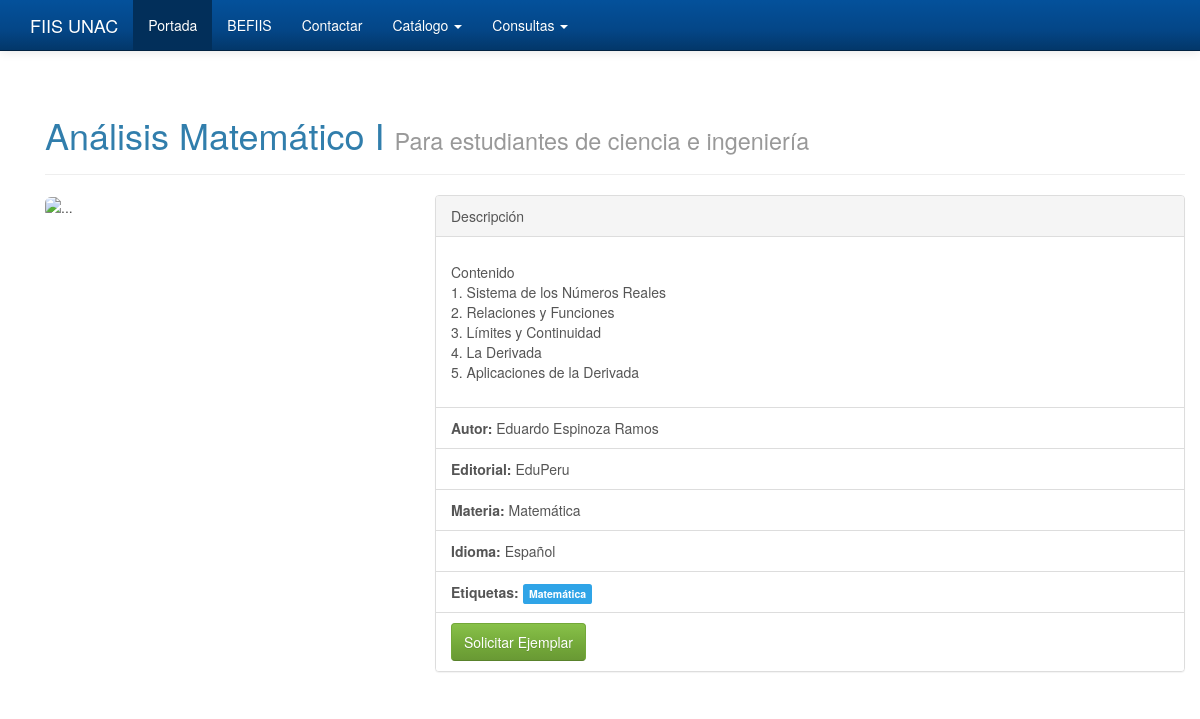
Screenshot of /biblioteca/detalle/analisis-matematico-i/ with the database file from the repository.
### biblioteca/models.py (models this page shows, shortened)
class Libro(models.Model):
	titulo = models.CharField(max_length=100)
	subtitulo = models.CharField(max_length=200)
	editorial = models.ForeignKey(Editorial)
	autor = models.ForeignKey(Autor)
	materia = models.ForeignKey(Materia)
	idioma = models.ForeignKey(Idioma)
	cantidad = models.IntegerField()
	descripcion = models.TextField()
	portada = ImageWithThumbsField(upload_to='portadas',null=True, sizes=((250,300),(125,150)))
	calificacion = models.FloatField()
	etiqueta = models.ManyToManyField(Etiqueta)
	slug = models.SlugField(null=True, blank=True)
	class Meta:
		verbose_name = "Libro"
		verbose_name_plural = "Libros"

class Autor(models.Model):
	nombre = models.CharField(max_length=50)
	class Meta:
		verbose_name = "Autor"
		verbose_name_plural = "Autores"
	def __unicode__(self):
		return self.nombre

class Editorial(models.Model):
	class Meta:
		verbose_name = "Editorial"
		verbose_name_plural = "Editoriales"
	nombre = models.CharField(max_length=100)
	pais = models.CharField(max_length=100)
	ciudad = models.CharField(max_length=50)
	def __unicode__(self):
		return self.nombre

class Materia(models.Model):
	nombre = models.CharField(max_length=50)
	class Meta:
		verbose_name = "Materia"
		verbose_name_plural = "Materias"
	def __unicode__(self):
		return self.nombre

class Idioma(models.Model):
	nombre = models.CharField(max_length=50)
	iniciales = models.CharField(max_length=10)
	class Meta:
		verbose_name = "Idioma"
		verbose_name_plural = "Idiomas"
	def __unicode__(self):
		return self.nombre

class Etiqueta(models.Model):
	nombre = models.CharField(max_length=50)
	class Meta:
		verbose_name = "etiqueta"
		verbose_name_plural = "etiquetas"
	def __unicode__(self):
		return self.nombre

### biblioteca/views.py (the view)
# urls.py: url(r'^detalle/(?P<slug>[-\w]+)/$', views.detalle.as_view()),
class detalle(DetailView):
	template_name = 'biblioteca/detalle.html'
	model = Libro

### templates/biblioteca/detalle.html (shortened to what this page needs)
{% extends "base.html" %}
{% block contenido %}
<div class="container">
<div class="page-header">
  <h1>{{object.titulo}} <small>{{ object.subtitulo }}</small></h1>
</div>
	<div class="row">
  <div class="col-md-4"><img src="{{object.portada.url_250x300}}" alt="..." class="img-rounded" id="zoom_05" data-zoom-image="large/image1.jpg"></div>
  <div class="col-md-8">
<div class="panel panel-default">
  <div class="panel-heading">Descripción</div>
  <div class="panel-body">
    <p>{{ object.descripcion|escape|linebreaks }}</p>
  </div>
  <ul class="list-group">
    <li class="list-group-item"><b>Autor: </b>{{ object.autor }}</li>
    <li class="list-group-item"><b>Editorial: </b>{{object.editorial}}</li>
    <li class="list-group-item"><b>Materia: </b>{{object.materia}}</li>
    <li class="list-group-item"><b>Idioma: </b>{{object.idioma}}</li>
    <li class="list-group-item"><b>Etiquetas: </b>
    {% for eti in object.etiqueta.all %}
    <span class="label label-primary">{{eti}}</span>
    {% endfor %}
    </li>
    <li class="list-group-item"><button type="button" class="btn btn-success">Solicitar Ejemplar</button></li>
  </ul>
</div>
  </div>
	</div>
</div>
{% endblock %}

### templates/base.html (shortened to what this page needs)
<!DOCTYPE html>
{% load staticfiles %}
<html>
<head>
    <link href="{% static 'css/bootstrap-theme.min.css' %}" rel="stylesheet">
</head>
<body role="document">
    <nav class="navbar navbar-inverse navbar-fixed-top" role="navigation">
      <div class="container">
        <div class="navbar-header">
          <a class="navbar-brand" href="/">FIIS UNAC</a>
        </div>
        <div id="navbar" class="navbar-collapse collapse">
          <ul class="nav navbar-nav">
            <li class="active"><a href="#">Portada</a></li>
            <li><a href="#about">BEFIIS</a></li>
            <li><a href="#contact">Contactar</a></li>
            <li class="dropdown">
              <a href="#" class="dropdown-toggle" data-toggle="dropdown">Catálogo <span class="caret"></span></a>
            </li>
                        <li class="dropdown">
              <a href="#" class="dropdown-toggle" data-toggle="dropdown">Consultas <span class="caret"></span></a>
            </li>
          </ul>
        </div>
      </div>
    </nav>
 <div class="container theme-showcase" role="main">
{% block contenido %}
{% endblock %}
    </div>
</body>
</html>

### templates/base.html (style rules this page uses)
body { padding-top: 75px; }

### rows the page displays
Libro: titulo "Análisis Matemático I", subtitulo "Para estudiantes de ciencia e ingeniería", descripcion "Contenido 1. Sistema de los Números Reales 2. Relaciones y Funciones 3. Límites y Continuidad 4. La Derivada 5. Aplicaciones de la Derivada", autor "Eduardo Espinoza Ramos", editorial "EduPeru", materia "Matemática", idioma "Español"
Etiqueta: nombre "Matemática"
